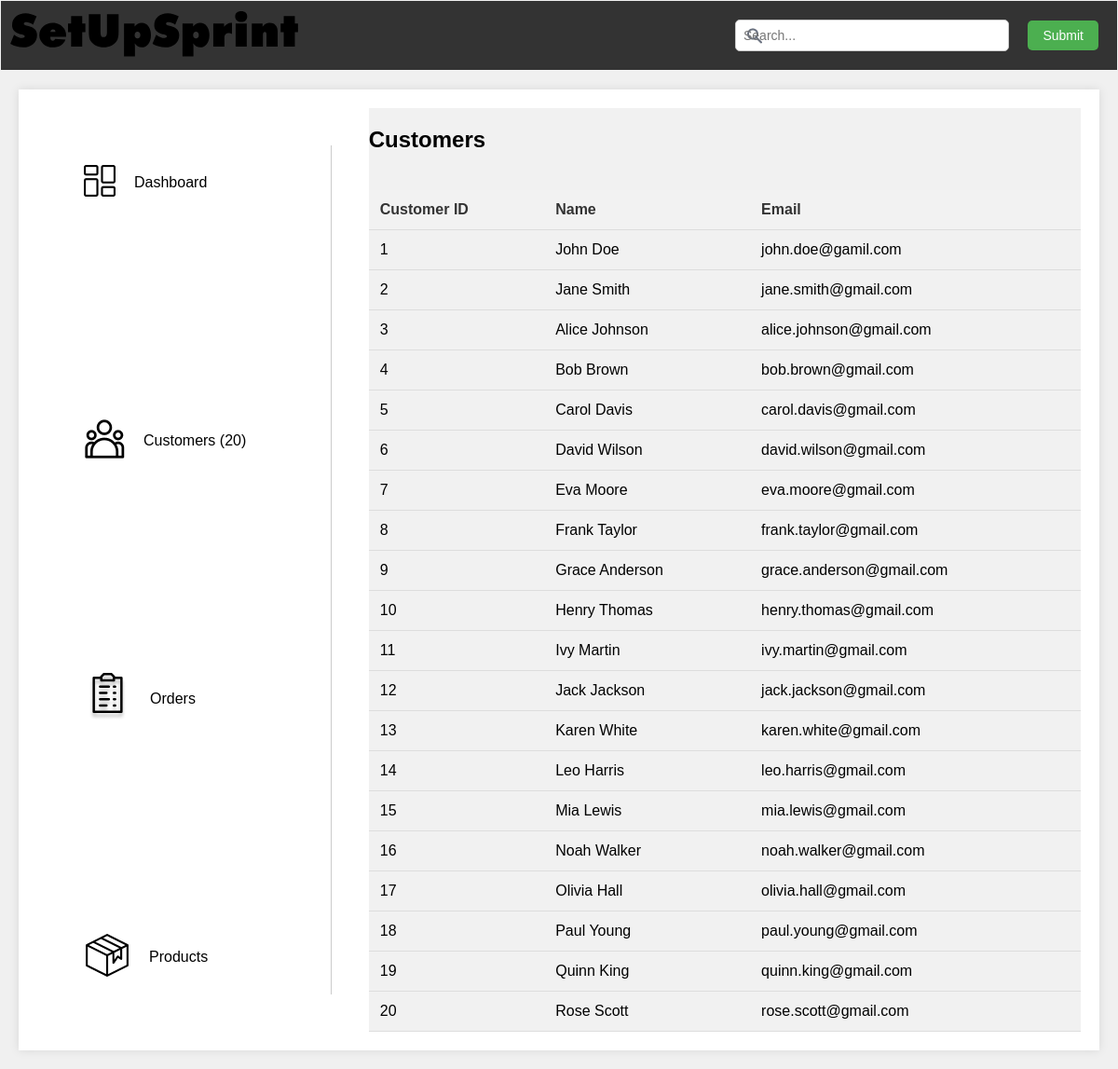
Page /admin/adminCustomers.php on the committed database.
### tables this page shows
CREATE TABLE clients (
  ClientID int(11) NOT NULL AUTO_INCREMENT,
  FirstName varchar(255) NOT NULL,
  LastName varchar(255) NOT NULL,
  Email varchar(255) NOT NULL,
  Password varchar(255) NOT NULL,
  Address varchar(255),
  PhoneNumber varchar(20),
  PRIMARY KEY (ClientID),
  UNIQUE KEY Email (Email)
);

### admin/adminCustomers.php (the view, shortened to what this page needs)
<?php
include_once 'db_connect.php';
function getAllCustomers($conn) {
    $sql = "SELECT ClientID, FirstName, LastName, Email FROM clients";
    $result = $conn->query($sql);
    if ($result->num_rows > 0) {
        return $result->fetch_all(MYSQLI_ASSOC);
    } else {
        return [];
    }
}
$customers = getAllCustomers($conn);
?>
<!DOCTYPE html>
<html lang="en">
<head>
    <link rel="stylesheet" href="admin.css">
</head>
<body>
<nav>
    <div>
        <img src="../assets/images/SetUpSprint.svg" class="logo" alt="Logo">
    </div>
    <div style="flex-basis: auto;">
        <form class="search-form">
            <input type="text" class="search-input" placeholder="Search...">
            <button type="submit" class="submit-btn">Submit</button>
        </form>
    </div>
</nav>
<div class="mpage">
    <div class="lfttable">
        <div class="tablrow">
            <div class="tablecol"> <img src="../assets/images/dashboard.png" > </div>
            <div class="tablecol"> <a href="adminDashboard.php"> Dashboard </a> </div>
        </div>
        <div class="tablrow">
            <div class="tablecol"> <img src="../assets/images/costumers.png" > </div>
            <div class="tablecol"> <a href="adminCustomers.php"> Customers (<?php echo count($customers); ?>) </a> </div>
        </div>
        <div class="tablrow">
            <div class="tablecol"> <img src="../assets/images/orders.png" > </div>
            <div class="tablecol"> <a href="adminOrders.php"> Orders </a> </div>
        </div>
        <div class="tablrow">
            <div class="tablecol"> <img src="../assets/images/products.png" > </div>
            <div class="tablecol"> <a href="adminProducts.php"> Products </a> </div>
        </div>
    </div>
    <div class="rgtcontent">
        <h2>Customers</h2>
        <table>
            <tr><th>Customer ID</th><th>Name</th><th>Email</th></tr>
            <?php foreach ($customers as $customer) { ?>
                <tr>
                    <td><?php echo $customer['ClientID']; ?></td>
                    <td><?php echo $customer['FirstName'] . ' ' . $customer['LastName']; ?></td>
                    <td><?php echo $customer['Email']; ?></td>
                </tr>
            <?php } ?>
        </table>
    </div>
</div>
</body>
</html>

### admin/admin.css (style rules this page uses)
body { margin: 0; font-family: Arial, sans-serif; }
.tablrow { display: flex; align-items: center; }
.tablecol { margin: 10px; }
nav { background-color: #ffffff; border: #f1f1f1 solid 1px; padding: 20px; display: flex; }
.search-form { position: relative; width: 400px; display: flex; margin-left: 30px; }
.search-input { width: 100%; background-image: url(assets/searchsearch.png); background-repeat: no-repeat; background-position: 10px center; background-size: 20px; padding: 10px 40px; border-radius: 40px; }
.submit-btn { padding: 5px 10px; margin: 5px 10px; background-color: #b6b4b4; border: none; border-radius: 4px; color: white; cursor: pointer; }
a { color: inherit; text-decoration: none; }
.tbl3 td, th { padding: 15px 1px; }
.lfttable { float: left; margin: 40px; }
.rgtcontent { background-color: #f1f1f1; display: flex; flex-direction: column; }
.lfttable { display: flex; flex-direction: column; justify-content: space-between; }
.tablrow { display: flex; text-align: center; flex-basis: 80px; }

### admin/adminCustomers.php (style rules this page uses)
body { font-family: Arial, sans-serif; margin: 0; padding: 0; background-color: #f0f0f0; }
nav { background-color: #333; color: #fff; padding: 10px; display: flex; justify-content: space-between; align-items: center; }
.logo { height: 50px; width: auto; }
.search-form { display: flex; align-items: center; }
.search-input { padding: 8px; margin-right: 10px; border: 1px solid #ccc; border-radius: 5px; font-size: 14px; }
.submit-btn { padding: 8px 16px; background-color: #4CAF50; color: white; border: none; border-radius: 5px; cursor: pointer; font-size: 14px; }
.mpage { display: flex; justify-content: space-between; margin: 20px; padding: 20px; background-color: #fff; box-shadow: 0 0 10px rgba(0, 0, 0, 0.1); }
.lfttable { flex: 1; padding-right: 20px; border-right: 1px solid #ccc; }
.rgtcontent { flex: 3; }
table { width: 100%; border-collapse: collapse; margin-top: 20px; }
th, td { padding: 12px; text-align: left; border-bottom: 1px solid #ddd; }
th { background-color: #f2f2f2; color: #333; }

### rows in the picture
clients: ClientID "1", FirstName "John", LastName "Doe", Email "john.doe@gamil.com"
clients: ClientID "2", FirstName "Jane", LastName "Smith", Email "jane.smith@gmail.com"
clients: ClientID "3", FirstName "Alice", LastName "Johnson", Email "alice.johnson@gmail.com"
clients: ClientID "4", FirstName "Bob", LastName "Brown", Email "bob.brown@gmail.com"
clients: ClientID "5", FirstName "Carol", LastName "Davis", Email "carol.davis@gmail.com"
clients: ClientID "6", FirstName "David", LastName "Wilson", Email "david.wilson@gmail.com"
clients: ClientID "7", FirstName "Eva", LastName "Moore", Email "eva.moore@gmail.com"
clients: ClientID "8", FirstName "Frank", LastName "Taylor", Email "frank.taylor@gmail.com"
clients: ClientID "9", FirstName "Grace", LastName "Anderson", Email "grace.anderson@gmail.com"
clients: ClientID "10", FirstName "Henry", LastName "Thomas", Email "henry.thomas@gmail.com"
clients: ClientID "11", FirstName "Ivy", LastName "Martin", Email "ivy.martin@gmail.com"
clients: ClientID "12", FirstName "Jack", LastName "Jackson", Email "jack.jackson@gmail.com"
clients: ClientID "13", FirstName "Karen", LastName "White", Email "karen.white@gmail.com"
clients: ClientID "14", FirstName "Leo", LastName "Harris", Email "leo.harris@gmail.com"
clients: ClientID "15", FirstName "Mia", LastName "Lewis", Email "mia.lewis@gmail.com"
clients: ClientID "16", FirstName "Noah", LastName "Walker", Email "noah.walker@gmail.com"
clients: ClientID "17", FirstName "Olivia", LastName "Hall", Email "olivia.hall@gmail.com"
clients: ClientID "18", FirstName "Paul", LastName "Young", Email "paul.young@gmail.com"
clients: ClientID "19", FirstName "Quinn", LastName "King", Email "quinn.king@gmail.com"
clients: ClientID "20", FirstName "Rose", LastName "Scott", Email "rose.scott@gmail.com"

### other values in the picture
count($customers) "20"
